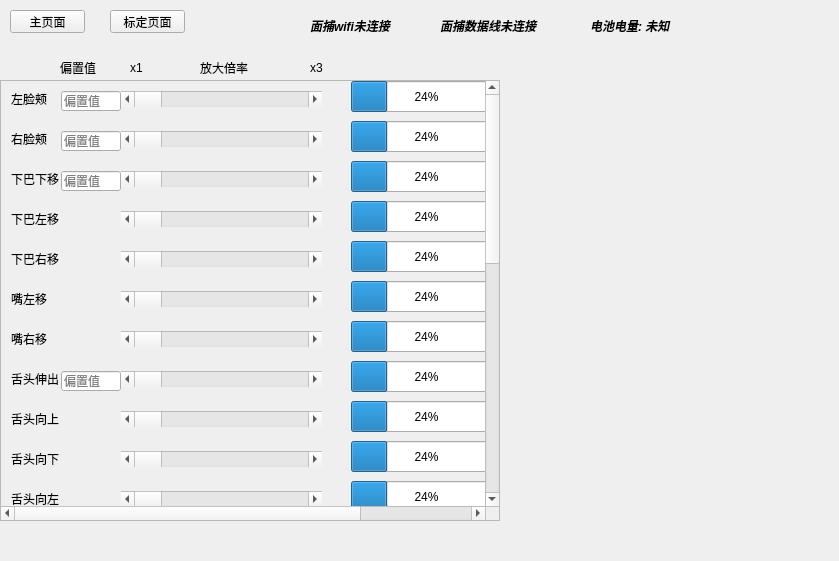
<?xml version="1.0" encoding="UTF-8"?>
<ui version="4.0">
 <class>PaperFaceTrackerMainWindow</class>
 <widget class="QWidget" name="PaperFaceTrackerMainWindow">
  <property name="geometry">
   <rect>
    <x>0</x>
    <y>0</y>
    <width>839</width>
    <height>561</height>
   </rect>
  </property>
  <property name="windowTitle">
   <string>PaperTrack</string>
  </property>
  <property name="styleSheet">
   <string notr="true"/>
  </property>
  <widget class="QStackedWidget" name="stackedWidget">
   <property name="geometry">
    <rect>
     <x>0</x>
     <y>50</y>
     <width>841</width>
     <height>491</height>
    </rect>
   </property>
   <property name="currentIndex">
    <number>1</number>
   </property>
   <widget class="QWidget" name="page">
    <widget class="QLabel" name="ImageLabel">
     <property name="geometry">
      <rect>
       <x>10</x>
       <y>10</y>
       <width>280</width>
       <height>280</height>
      </rect>
     </property>
     <property name="text">
      <string>没有图像输入</string>
     </property>
     <property name="textInteractionFlags">
      <set>Qt::TextInteractionFlag::NoTextInteraction</set>
     </property>
    </widget>
    <widget class="QPlainTextEdit" name="SSIDText">
     <property name="geometry">
      <rect>
       <x>310</x>
       <y>10</y>
       <width>221</width>
       <height>41</height>
      </rect>
     </property>
     <property name="plainText">
      <string>请输入WIFI名字（仅支持2.4ghz）</string>
     </property>
    </widget>
    <widget class="QPlainTextEdit" name="PasswordText">
     <property name="geometry">
      <rect>
       <x>310</x>
       <y>60</y>
       <width>221</width>
       <height>41</height>
      </rect>
     </property>
     <property name="plainText">
      <string>请输入WIFI密码</string>
     </property>
    </widget>
    <widget class="QScrollBar" name="BrightnessBar">
     <property name="geometry">
      <rect>
       <x>370</x>
       <y>110</y>
       <width>261</width>
       <height>20</height>
      </rect>
     </property>
     <property name="orientation">
      <enum>Qt::Orientation::Horizontal</enum>
     </property>
    </widget>
    <widget class="QLabel" name="label">
     <property name="geometry">
      <rect>
       <x>310</x>
       <y>110</y>
       <width>51</width>
       <height>21</height>
      </rect>
     </property>
     <property name="text">
      <string>亮度调整</string>
     </property>
    </widget>
    <widget class="QPushButton" name="wifi_send_Button">
     <property name="geometry">
      <rect>
       <x>550</x>
       <y>10</y>
       <width>91</width>
       <height>91</height>
      </rect>
     </property>
     <property name="text">
      <string>发送</string>
     </property>
    </widget>
    <widget class="QPushButton" name="FlashFirmwareButton">
     <property name="geometry">
      <rect>
       <x>650</x>
       <y>10</y>
       <width>91</width>
       <height>41</height>
      </rect>
     </property>
     <property name="text">
      <string>刷写固件</string>
     </property>
    </widget>
    <widget class="QPlainTextEdit" name="LogText">
     <property name="geometry">
      <rect>
       <x>10</x>
       <y>310</y>
       <width>821</width>
       <height>171</height>
      </rect>
     </property>
     <property name="readOnly">
      <bool>true</bool>
     </property>
    </widget>
    <widget class="QLabel" name="label_2">
     <property name="geometry">
      <rect>
       <x>10</x>
       <y>291</y>
       <width>111</width>
       <height>20</height>
      </rect>
     </property>
     <property name="text">
      <string>日志窗口：</string>
     </property>
    </widget>
    <widget class="QTextEdit" name="textEdit">
     <property name="geometry">
      <rect>
       <x>310</x>
       <y>240</y>
       <width>221</width>
       <height>41</height>
      </rect>
     </property>
     <property name="readOnly">
      <bool>true</bool>
     </property>
    </widget>
    <widget class="QLabel" name="label_16">
     <property name="geometry">
      <rect>
       <x>310</x>
       <y>210</y>
       <width>51</width>
       <height>31</height>
      </rect>
     </property>
     <property name="text">
      <string>IP地址：</string>
     </property>
    </widget>
    <widget class="QPushButton" name="restart_Button">
     <property name="geometry">
      <rect>
       <x>650</x>
       <y>60</y>
       <width>91</width>
       <height>41</height>
      </rect>
     </property>
     <property name="text">
      <string>重启</string>
     </property>
    </widget>
    <widget class="QLabel" name="label_17">
     <property name="geometry">
      <rect>
       <x>310</x>
       <y>140</y>
       <width>81</width>
       <height>21</height>
      </rect>
     </property>
     <property name="text">
      <string>旋转角度调整</string>
     </property>
    </widget>
    <widget class="QScrollBar" name="RotateImageBar">
     <property name="geometry">
      <rect>
       <x>390</x>
       <y>140</y>
       <width>341</width>
       <height>20</height>
      </rect>
     </property>
     <property name="maximum">
      <number>1080</number>
     </property>
     <property name="pageStep">
      <number>40</number>
     </property>
     <property name="orientation">
      <enum>Qt::Orientation::Horizontal</enum>
     </property>
    </widget>
    <widget class="QCheckBox" name="UseFilterBox">
     <property name="geometry">
      <rect>
       <x>480</x>
       <y>170</y>
       <width>141</width>
       <height>31</height>
      </rect>
     </property>
     <property name="text">
      <string>启用滤波（减少抖动）</string>
     </property>
    </widget>
    <widget class="QComboBox" name="EnergyModeBox">
     <property name="geometry">
      <rect>
       <x>390</x>
       <y>170</y>
       <width>80</width>
       <height>31</height>
      </rect>
     </property>
     <property name="duplicatesEnabled">
      <bool>false</bool>
     </property>
     <item>
      <property name="text">
       <string>普通模式</string>
      </property>
     </item>
     <item>
      <property name="text">
       <string>节能模式</string>
      </property>
     </item>
     <item>
      <property name="text">
       <string>性能模式</string>
      </property>
     </item>
    </widget>
    <widget class="QLabel" name="label_18">
     <property name="geometry">
      <rect>
       <x>310</x>
       <y>170</y>
       <width>81</width>
       <height>31</height>
      </rect>
     </property>
     <property name="text">
      <string>性能模式选择</string>
     </property>
    </widget>
    <widget class="QPushButton" name="ShowSerialDataButton">
     <property name="geometry">
      <rect>
       <x>760</x>
       <y>280</y>
       <width>75</width>
       <height>24</height>
      </rect>
     </property>
     <property name="text">
      <string>串口日志</string>
     </property>
    </widget>
    <zorder>SSIDText</zorder>
    <zorder>PasswordText</zorder>
    <zorder>BrightnessBar</zorder>
    <zorder>label</zorder>
    <zorder>wifi_send_Button</zorder>
    <zorder>FlashFirmwareButton</zorder>
    <zorder>LogText</zorder>
    <zorder>label_2</zorder>
    <zorder>textEdit</zorder>
    <zorder>label_16</zorder>
    <zorder>restart_Button</zorder>
    <zorder>label_17</zorder>
    <zorder>RotateImageBar</zorder>
    <zorder>UseFilterBox</zorder>
    <zorder>EnergyModeBox</zorder>
    <zorder>label_18</zorder>
    <zorder>ImageLabel</zorder>
    <zorder>ShowSerialDataButton</zorder>
   </widget>
   <widget class="QWidget" name="page_2">
    <widget class="QScrollArea" name="scrollArea">
     <property name="geometry">
      <rect>
       <x>0</x>
       <y>30</y>
       <width>500</width>
       <height>441</height>
      </rect>
     </property>
     <property name="minimumSize">
      <size>
       <width>500</width>
       <height>441</height>
      </size>
     </property>
     <property name="verticalScrollBarPolicy">
      <enum>Qt::ScrollBarPolicy::ScrollBarAsNeeded</enum>
     </property>
     <property name="horizontalScrollBarPolicy">
      <enum>Qt::ScrollBarPolicy::ScrollBarAsNeeded</enum>
     </property>
     <property name="widgetResizable">
      <bool>false</bool>
     </property>
     <widget class="QWidget" name="scrollAreaWidgetContents">
      <property name="geometry">
       <rect>
        <x>0</x>
        <y>0</y>
        <width>639</width>
        <height>1000</height>
       </rect>
      </property>
      <property name="minimumSize">
       <size>
        <width>0</width>
        <height>1000</height>
       </size>
      </property>
      <widget class="QLabel" name="label_5">
       <property name="geometry">
        <rect>
         <x>10</x>
         <y>10</y>
         <width>91</width>
         <height>16</height>
        </rect>
       </property>
       <property name="text">
        <string>左脸颊</string>
       </property>
      </widget>
      <widget class="QLineEdit" name="CheekPuffLeftOffset">
       <property name="geometry">
        <rect>
         <x>60</x>
         <y>10</y>
         <width>60</width>
         <height>20</height>
        </rect>
       </property>
       <property name="placeholderText">
        <string>偏置值</string>
       </property>
      </widget>
      <widget class="QLabel" name="label_10">
       <property name="geometry">
        <rect>
         <x>10</x>
         <y>210</y>
         <width>91</width>
         <height>16</height>
        </rect>
       </property>
       <property name="text">
        <string>嘴左移</string>
       </property>
      </widget>
      <widget class="QLabel" name="label_13">
       <property name="geometry">
        <rect>
         <x>10</x>
         <y>330</y>
         <width>91</width>
         <height>16</height>
        </rect>
       </property>
       <property name="text">
        <string>舌头向上</string>
       </property>
      </widget>
      <widget class="QLabel" name="label_6">
       <property name="geometry">
        <rect>
         <x>10</x>
         <y>50</y>
         <width>91</width>
         <height>16</height>
        </rect>
       </property>
       <property name="text">
        <string>右脸颊</string>
       </property>
      </widget>
      <widget class="QLineEdit" name="CheekPuffRightOffset">
       <property name="geometry">
        <rect>
         <x>60</x>
         <y>50</y>
         <width>60</width>
         <height>20</height>
        </rect>
       </property>
       <property name="placeholderText">
        <string>偏置值</string>
       </property>
      </widget>
      <widget class="QLabel" name="label_15">
       <property name="geometry">
        <rect>
         <x>10</x>
         <y>410</y>
         <width>91</width>
         <height>16</height>
        </rect>
       </property>
       <property name="text">
        <string>舌头向左</string>
       </property>
      </widget>
      <widget class="QLabel" name="label_7">
       <property name="geometry">
        <rect>
         <x>10</x>
         <y>90</y>
         <width>91</width>
         <height>16</height>
        </rect>
       </property>
       <property name="text">
        <string>下巴下移</string>
       </property>
      </widget>
      <widget class="QLineEdit" name="JawOpenOffset">
       <property name="geometry">
        <rect>
         <x>60</x>
         <y>90</y>
         <width>60</width>
         <height>20</height>
        </rect>
       </property>
       <property name="placeholderText">
        <string>偏置值</string>
       </property>
      </widget>
      <widget class="QLabel" name="label_11">
       <property name="geometry">
        <rect>
         <x>10</x>
         <y>250</y>
         <width>91</width>
         <height>16</height>
        </rect>
       </property>
       <property name="text">
        <string>嘴右移</string>
       </property>
      </widget>
      <widget class="QLabel" name="label_9">
       <property name="geometry">
        <rect>
         <x>10</x>
         <y>170</y>
         <width>91</width>
         <height>16</height>
        </rect>
       </property>
       <property name="text">
        <string>下巴右移</string>
       </property>
      </widget>
      <widget class="QLabel" name="label_14">
       <property name="geometry">
        <rect>
         <x>10</x>
         <y>370</y>
         <width>91</width>
         <height>16</height>
        </rect>
       </property>
       <property name="text">
        <string>舌头向下</string>
       </property>
      </widget>
      <widget class="QLabel" name="label_8">
       <property name="geometry">
        <rect>
         <x>10</x>
         <y>130</y>
         <width>91</width>
         <height>16</height>
        </rect>
       </property>
       <property name="text">
        <string>下巴左移</string>
       </property>
      </widget>
      <widget class="QLabel" name="label_12">
       <property name="geometry">
        <rect>
         <x>10</x>
         <y>290</y>
         <width>91</width>
         <height>16</height>
        </rect>
       </property>
       <property name="text">
        <string>舌头伸出</string>
       </property>
      </widget>
      <widget class="QLineEdit" name="TongueOutOffset">
       <property name="geometry">
        <rect>
         <x>60</x>
         <y>290</y>
         <width>60</width>
         <height>20</height>
        </rect>
       </property>
       <property name="placeholderText">
        <string>偏置值</string>
       </property>
      </widget>
      <widget class="QLabel" name="label_31">
       <property name="geometry">
        <rect>
         <x>10</x>
         <y>450</y>
         <width>91</width>
         <height>16</height>
        </rect>
       </property>
       <property name="text">
        <string>舌头向右</string>
       </property>
      </widget>
      <widget class="QLabel" name="label_mouthClose">
       <property name="geometry">
        <rect>
         <x>10</x>
         <y>490</y>
         <width>91</width>
         <height>16</height>
        </rect>
       </property>
       <property name="text">
        <string>嘴闭合</string>
       </property>
      </widget>
      <widget class="QLineEdit" name="MouthCloseOffset">
       <property name="geometry">
        <rect>
         <x>60</x>
         <y>490</y>
         <width>60</width>
         <height>20</height>
        </rect>
       </property>
       <property name="placeholderText">
        <string>偏置值</string>
       </property>
      </widget>
      <widget class="QScrollBar" name="MouthCloseBar">
       <property name="geometry">
        <rect>
         <x>120</x>
         <y>490</y>
         <width>201</width>
         <height>16</height>
        </rect>
       </property>
       <property name="orientation">
        <enum>Qt::Orientation::Horizontal</enum>
       </property>
      </widget>
      <widget class="QProgressBar" name="MouthCloseValue">
       <property name="geometry">
        <rect>
         <x>350</x>
         <y>480</y>
         <width>151</width>
         <height>31</height>
        </rect>
       </property>
       <property name="value">
        <number>24</number>
       </property>
      </widget>
      <widget class="QLabel" name="label_mouthFunnel">
       <property name="geometry">
        <rect>
         <x>10</x>
         <y>530</y>
         <width>91</width>
         <height>16</height>
        </rect>
       </property>
       <property name="text">
        <string>嘴漏斗形</string>
       </property>
      </widget>
      <widget class="QLineEdit" name="MouthFunnelOffset">
       <property name="geometry">
        <rect>
         <x>60</x>
         <y>530</y>
         <width>60</width>
         <height>20</height>
        </rect>
       </property>
       <property name="placeholderText">
        <string>偏置值</string>
       </property>
      </widget>
      <widget class="QScrollBar" name="MouthFunnelBar">
       <property name="geometry">
        <rect>
         <x>120</x>
         <y>530</y>
         <width>201</width>
         <height>16</height>
        </rect>
       </property>
       <property name="orientation">
        <enum>Qt::Orientation::Horizontal</enum>
       </property>
      </widget>
      <widget class="QProgressBar" name="MouthFunnelValue">
       <property name="geometry">
        <rect>
         <x>350</x>
         <y>520</y>
         <width>151</width>
         <height>31</height>
        </rect>
       </property>
       <property name="value">
        <number>24</number>
       </property>
      </widget>
      <widget class="QLabel" name="label_mouthPucker">
       <property name="geometry">
        <rect>
         <x>10</x>
         <y>570</y>
         <width>91</width>
         <height>16</height>
        </rect>
       </property>
       <property name="text">
        <string>嘴撅起</string>
       </property>
      </widget>
      <widget class="QLineEdit" name="MouthPuckerOffset">
       <property name="geometry">
        <rect>
         <x>60</x>
         <y>570</y>
         <width>60</width>
         <height>20</height>
        </rect>
       </property>
       <property name="placeholderText">
        <string>偏置值</string>
       </property>
      </widget>
      <widget class="QScrollBar" name="MouthPuckerBar">
       <property name="geometry">
        <rect>
         <x>120</x>
         <y>570</y>
         <width>201</width>
         <height>16</height>
        </rect>
       </property>
       <property name="orientation">
        <enum>Qt::Orientation::Horizontal</enum>
       </property>
      </widget>
      <widget class="QProgressBar" name="MouthPuckerValue">
       <property name="geometry">
        <rect>
         <x>350</x>
         <y>560</y>
         <width>151</width>
         <height>31</height>
        </rect>
       </property>
       <property name="value">
        <number>24</number>
       </property>
      </widget>
      <widget class="QLabel" name="label_mouthRollUpper">
       <property name="geometry">
        <rect>
         <x>10</x>
         <y>610</y>
         <width>91</width>
         <height>16</height>
        </rect>
       </property>
       <property name="text">
        <string>上唇内卷</string>
       </property>
      </widget>
      <widget class="QLineEdit" name="MouthRollUpperOffset">
       <property name="geometry">
        <rect>
         <x>60</x>
         <y>610</y>
         <width>60</width>
         <height>20</height>
        </rect>
       </property>
       <property name="placeholderText">
        <string>偏置值</string>
       </property>
      </widget>
      <widget class="QScrollBar" name="MouthRollUpperBar">
       <property name="geometry">
        <rect>
         <x>120</x>
         <y>610</y>
         <width>201</width>
         <height>16</height>
        </rect>
       </property>
       <property name="orientation">
        <enum>Qt::Orientation::Horizontal</enum>
       </property>
      </widget>
      <widget class="QProgressBar" name="MouthRollUpperValue">
       <property name="geometry">
        <rect>
         <x>350</x>
         <y>600</y>
         <width>151</width>
         <height>31</height>
        </rect>
       </property>
       <property name="value">
        <number>24</number>
       </property>
      </widget>
      <widget class="QLabel" name="label_mouthRollLower">
       <property name="geometry">
        <rect>
         <x>10</x>
         <y>650</y>
         <width>91</width>
         <height>16</height>
        </rect>
       </property>
       <property name="text">
        <string>下唇内卷</string>
       </property>
      </widget>
      <widget class="QLineEdit" name="MouthRollLowerOffset">
       <property name="geometry">
        <rect>
         <x>60</x>
         <y>650</y>
         <width>60</width>
         <height>20</height>
        </rect>
       </property>
       <property name="placeholderText">
        <string>偏置值</string>
       </property>
      </widget>
      <widget class="QScrollBar" name="MouthRollLowerBar">
       <property name="geometry">
        <rect>
         <x>120</x>
         <y>650</y>
         <width>201</width>
         <height>16</height>
        </rect>
       </property>
       <property name="orientation">
        <enum>Qt::Orientation::Horizontal</enum>
       </property>
      </widget>
      <widget class="QProgressBar" name="MouthRollLowerValue">
       <property name="geometry">
        <rect>
         <x>350</x>
         <y>640</y>
         <width>151</width>
         <height>31</height>
        </rect>
       </property>
       <property name="value">
        <number>24</number>
       </property>
      </widget>
      <widget class="QLabel" name="label_mouthShrugUpper">
       <property name="geometry">
        <rect>
         <x>10</x>
         <y>690</y>
         <width>91</width>
         <height>16</height>
        </rect>
       </property>
       <property name="text">
        <string>上唇耸起</string>
       </property>
      </widget>
      <widget class="QLineEdit" name="MouthShrugUpperOffset">
       <property name="geometry">
        <rect>
         <x>60</x>
         <y>690</y>
         <width>60</width>
         <height>20</height>
        </rect>
       </property>
       <property name="placeholderText">
        <string>偏置值</string>
       </property>
      </widget>
      <widget class="QScrollBar" name="MouthShrugUpperBar">
       <property name="geometry">
        <rect>
         <x>120</x>
         <y>690</y>
         <width>201</width>
         <height>16</height>
        </rect>
       </property>
       <property name="orientation">
        <enum>Qt::Orientation::Horizontal</enum>
       </property>
      </widget>
      <widget class="QProgressBar" name="MouthShrugUpperValue">
       <property name="geometry">
        <rect>
         <x>350</x>
         <y>680</y>
         <width>151</width>
         <height>31</height>
        </rect>
       </property>
       <property name="value">
        <number>24</number>
       </property>
      </widget>
      <widget class="QLabel" name="label_mouthShrugLower">
       <property name="geometry">
        <rect>
         <x>10</x>
         <y>730</y>
         <width>91</width>
         <height>16</height>
        </rect>
       </property>
       <property name="text">
        <string>下唇耸起</string>
       </property>
      </widget>
      <widget class="QLineEdit" name="MouthShrugLowerOffset">
       <property name="geometry">
        <rect>
         <x>60</x>
         <y>730</y>
         <width>60</width>
         <height>20</height>
        </rect>
       </property>
       <property name="placeholderText">
        <string>偏置值</string>
       </property>
      </widget>
      <widget class="QScrollBar" name="MouthShrugLowerBar">
       <property name="geometry">
        <rect>
         <x>120</x>
         <y>730</y>
         <width>201</width>
         <height>16</height>
        </rect>
       </property>
       <property name="orientation">
        <enum>Qt::Orientation::Horizontal</enum>
       </property>
      </widget>
      <widget class="QProgressBar" name="MouthShrugLowerValue">
       <property name="geometry">
        <rect>
         <x>350</x>
         <y>720</y>
         <width>151</width>
         <height>31</height>
        </rect>
       </property>
       <property name="value">
        <number>24</number>
       </property>
      </widget>
      <widget class="QProgressBar" name="CheekPullLeftValue">
       <property name="geometry">
        <rect>
         <x>350</x>
         <y>0</y>
         <width>151</width>
         <height>31</height>
        </rect>
       </property>
       <property name="value">
        <number>24</number>
       </property>
      </widget>
      <widget class="QProgressBar" name="CheekPullRightValue">
       <property name="geometry">
        <rect>
         <x>350</x>
         <y>40</y>
         <width>151</width>
         <height>31</height>
        </rect>
       </property>
       <property name="value">
        <number>24</number>
       </property>
      </widget>
      <widget class="QProgressBar" name="JawLeftValue">
       <property name="geometry">
        <rect>
         <x>350</x>
         <y>120</y>
         <width>151</width>
         <height>31</height>
        </rect>
       </property>
       <property name="value">
        <number>24</number>
       </property>
      </widget>
      <widget class="QProgressBar" name="JawOpenValue">
       <property name="geometry">
        <rect>
         <x>350</x>
         <y>80</y>
         <width>151</width>
         <height>31</height>
        </rect>
       </property>
       <property name="value">
        <number>24</number>
       </property>
      </widget>
      <widget class="QProgressBar" name="MouthLeftValue">
       <property name="geometry">
        <rect>
         <x>350</x>
         <y>200</y>
         <width>151</width>
         <height>31</height>
        </rect>
       </property>
       <property name="value">
        <number>24</number>
       </property>
      </widget>
      <widget class="QProgressBar" name="JawRightValue">
       <property name="geometry">
        <rect>
         <x>350</x>
         <y>160</y>
         <width>151</width>
         <height>31</height>
        </rect>
       </property>
       <property name="value">
        <number>24</number>
       </property>
      </widget>
      <widget class="QProgressBar" name="TongueOutValue">
       <property name="geometry">
        <rect>
         <x>350</x>
         <y>280</y>
         <width>151</width>
         <height>31</height>
        </rect>
       </property>
       <property name="value">
        <number>24</number>
       </property>
      </widget>
      <widget class="QProgressBar" name="MouthRightValue">
       <property name="geometry">
        <rect>
         <x>350</x>
         <y>240</y>
         <width>151</width>
         <height>31</height>
        </rect>
       </property>
       <property name="value">
        <number>24</number>
       </property>
      </widget>
      <widget class="QProgressBar" name="TongueDownValue">
       <property name="geometry">
        <rect>
         <x>350</x>
         <y>360</y>
         <width>151</width>
         <height>31</height>
        </rect>
       </property>
       <property name="value">
        <number>24</number>
       </property>
      </widget>
      <widget class="QProgressBar" name="TongueUpValue">
       <property name="geometry">
        <rect>
         <x>350</x>
         <y>320</y>
         <width>151</width>
         <height>31</height>
        </rect>
       </property>
       <property name="value">
        <number>24</number>
       </property>
      </widget>
      <widget class="QProgressBar" name="TongueRightValue">
       <property name="geometry">
        <rect>
         <x>350</x>
         <y>440</y>
         <width>151</width>
         <height>31</height>
        </rect>
       </property>
       <property name="value">
        <number>24</number>
       </property>
      </widget>
      <widget class="QProgressBar" name="TongueLeftValue">
       <property name="geometry">
        <rect>
         <x>350</x>
         <y>400</y>
         <width>151</width>
         <height>31</height>
        </rect>
       </property>
       <property name="value">
        <number>24</number>
       </property>
      </widget>
      <widget class="QScrollBar" name="CheekPuffLeftBar">
       <property name="geometry">
        <rect>
         <x>120</x>
         <y>10</y>
         <width>201</width>
         <height>16</height>
        </rect>
       </property>
       <property name="orientation">
        <enum>Qt::Orientation::Horizontal</enum>
       </property>
      </widget>
      <widget class="QScrollBar" name="CheekPuffRightBar">
       <property name="geometry">
        <rect>
         <x>120</x>
         <y>50</y>
         <width>201</width>
         <height>16</height>
        </rect>
       </property>
       <property name="orientation">
        <enum>Qt::Orientation::Horizontal</enum>
       </property>
      </widget>
      <widget class="QScrollBar" name="JawOpenBar">
       <property name="geometry">
        <rect>
         <x>120</x>
         <y>90</y>
         <width>201</width>
         <height>16</height>
        </rect>
       </property>
       <property name="orientation">
        <enum>Qt::Orientation::Horizontal</enum>
       </property>
      </widget>
      <widget class="QScrollBar" name="JawLeftBar">
       <property name="geometry">
        <rect>
         <x>120</x>
         <y>130</y>
         <width>201</width>
         <height>16</height>
        </rect>
       </property>
       <property name="orientation">
        <enum>Qt::Orientation::Horizontal</enum>
       </property>
      </widget>
      <widget class="QScrollBar" name="MouthLeftBar">
       <property name="geometry">
        <rect>
         <x>120</x>
         <y>210</y>
         <width>201</width>
         <height>16</height>
        </rect>
       </property>
       <property name="orientation">
        <enum>Qt::Orientation::Horizontal</enum>
       </property>
      </widget>
      <widget class="QScrollBar" name="JawRightBar">
       <property name="geometry">
        <rect>
         <x>120</x>
         <y>170</y>
         <width>201</width>
         <height>16</height>
        </rect>
       </property>
       <property name="orientation">
        <enum>Qt::Orientation::Horizontal</enum>
       </property>
      </widget>
      <widget class="QScrollBar" name="TongueOutBar">
       <property name="geometry">
        <rect>
         <x>120</x>
         <y>290</y>
         <width>201</width>
         <height>16</height>
        </rect>
       </property>
       <property name="orientation">
        <enum>Qt::Orientation::Horizontal</enum>
       </property>
      </widget>
      <widget class="QScrollBar" name="MouthRightBar">
       <property name="geometry">
        <rect>
         <x>120</x>
         <y>250</y>
         <width>201</width>
         <height>16</height>
        </rect>
       </property>
       <property name="orientation">
        <enum>Qt::Orientation::Horizontal</enum>
       </property>
      </widget>
      <widget class="QScrollBar" name="TongueDownBar">
       <property name="geometry">
        <rect>
         <x>120</x>
         <y>370</y>
         <width>201</width>
         <height>16</height>
        </rect>
       </property>
       <property name="orientation">
        <enum>Qt::Orientation::Horizontal</enum>
       </property>
      </widget>
      <widget class="QScrollBar" name="TongueUpBar">
       <property name="geometry">
        <rect>
         <x>120</x>
         <y>330</y>
         <width>201</width>
         <height>16</height>
        </rect>
       </property>
       <property name="orientation">
        <enum>Qt::Orientation::Horizontal</enum>
       </property>
      </widget>
      <widget class="QScrollBar" name="TongueRightBar">
       <property name="geometry">
        <rect>
         <x>120</x>
         <y>450</y>
         <width>201</width>
         <height>16</height>
        </rect>
       </property>
       <property name="orientation">
        <enum>Qt::Orientation::Horizontal</enum>
       </property>
      </widget>
      <widget class="QScrollBar" name="TongueLeftBar">
       <property name="geometry">
        <rect>
         <x>120</x>
         <y>410</y>
         <width>201</width>
         <height>16</height>
        </rect>
       </property>
       <property name="orientation">
        <enum>Qt::Orientation::Horizontal</enum>
       </property>
      </widget>
     </widget>
    </widget>
    <widget class="QLabel" name="ImageLabelCal">
     <property name="geometry">
      <rect>
       <x>510</x>
       <y>190</y>
       <width>280</width>
       <height>280</height>
      </rect>
     </property>
     <property name="text">
      <string/>
     </property>
    </widget>
    <widget class="QLabel" name="label_3">
     <property name="geometry">
      <rect>
       <x>200</x>
       <y>10</y>
       <width>61</width>
       <height>16</height>
      </rect>
     </property>
     <property name="text">
      <string>放大倍率</string>
     </property>
    </widget>
    <widget class="QLabel" name="label_4">
     <property name="geometry">
      <rect>
       <x>310</x>
       <y>10</y>
       <width>61</width>
       <height>16</height>
      </rect>
     </property>
     <property name="text">
      <string>x3</string>
     </property>
    </widget>
    <widget class="QLabel" name="label_19">
     <property name="geometry">
      <rect>
       <x>130</x>
       <y>10</y>
       <width>61</width>
       <height>16</height>
      </rect>
     </property>
     <property name="text">
      <string>x1</string>
     </property>
    </widget>
    <widget class="QLabel" name="label_20">
     <property name="geometry">
      <rect>
       <x>60</x>
       <y>10</y>
       <width>61</width>
       <height>16</height>
      </rect>
     </property>
     <property name="text">
      <string>偏置值</string>
     </property>
    </widget>
   </widget>
  </widget>
  <widget class="QPushButton" name="MainPageButton">
   <property name="geometry">
    <rect>
     <x>10</x>
     <y>10</y>
     <width>75</width>
     <height>23</height>
    </rect>
   </property>
   <property name="text">
    <string>主页面</string>
   </property>
  </widget>
  <widget class="QPushButton" name="CalibrationPageButton">
   <property name="geometry">
    <rect>
     <x>110</x>
     <y>10</y>
     <width>75</width>
     <height>23</height>
    </rect>
   </property>
   <property name="text">
    <string>标定页面</string>
   </property>
  </widget>
  <widget class="QLabel" name="WifiConnectLabel">
   <property name="geometry">
    <rect>
     <x>310</x>
     <y>10</y>
     <width>101</width>
     <height>31</height>
    </rect>
   </property>
   <property name="font">
    <font>
     <italic>true</italic>
     <bold>true</bold>
     <stylestrategy>PreferAntialias</stylestrategy>
    </font>
   </property>
   <property name="text">
    <string>面捕wifi未连接</string>
   </property>
   <property name="textInteractionFlags">
    <set>Qt::TextInteractionFlag::NoTextInteraction</set>
   </property>
  </widget>
  <widget class="QLabel" name="SerialConnectLabel">
   <property name="geometry">
    <rect>
     <x>440</x>
     <y>10</y>
     <width>131</width>
     <height>31</height>
    </rect>
   </property>
   <property name="font">
    <font>
     <italic>true</italic>
     <bold>true</bold>
     <underline>false</underline>
     <stylestrategy>PreferAntialias</stylestrategy>
    </font>
   </property>
   <property name="cursor">
    <cursorShape>ArrowCursor</cursorShape>
   </property>
   <property name="text">
    <string>面捕数据线未连接</string>
   </property>
   <property name="textFormat">
    <enum>Qt::TextFormat::AutoText</enum>
   </property>
   <property name="textInteractionFlags">
    <set>Qt::TextInteractionFlag::NoTextInteraction</set>
   </property>
  </widget>
  <widget class="QLabel" name="BatteryStatusLabel">
   <property name="geometry">
    <rect>
     <x>590</x>
     <y>10</y>
     <width>131</width>
     <height>31</height>
    </rect>
   </property>
   <property name="font">
    <font>
     <italic>true</italic>
     <bold>true</bold>
     <stylestrategy>PreferAntialias</stylestrategy>
    </font>
   </property>
   <property name="text">
    <string>电池电量: 未知</string>
   </property>
  </widget>
 </widget>
 <resources/>
 <connections/>
</ui>
